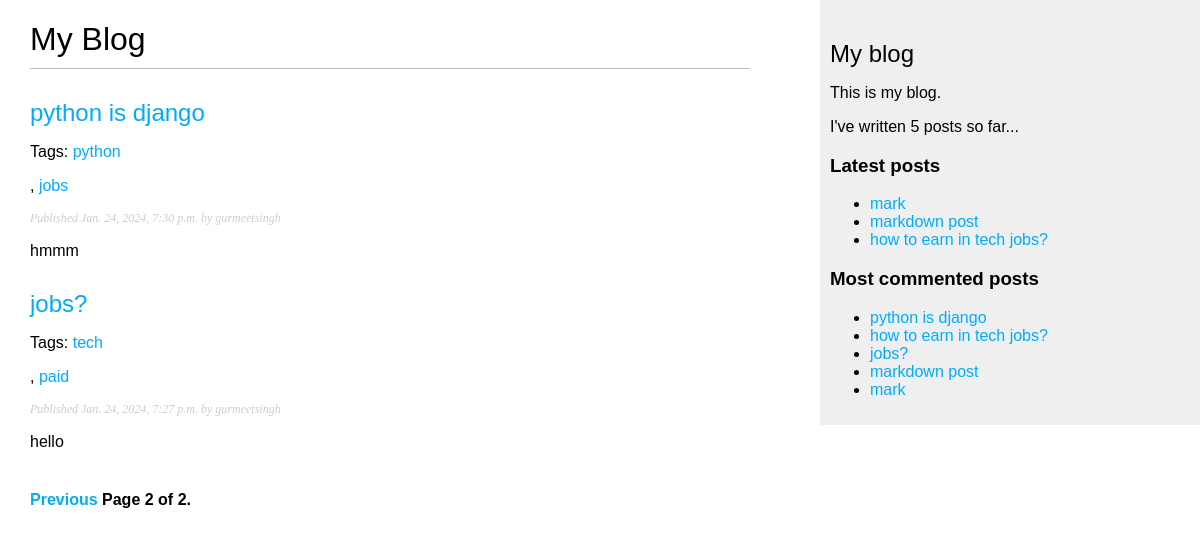
Screenshot of /blog/?page=2 with the database file from the repository.
### blog/models.py (models this page shows, shortened)
class Post(models.Model):
    class Status(models.TextChoices):
            DRAFT = 'DF', 'Draft'
            PUBLISHED = 'PB', 'Published'
    title=models.CharField(max_length=250)
    slug=models.SlugField(max_length=250,unique_for_date='publish')
    author=models.ForeignKey(User,on_delete=models.CASCADE,related_name='blog_posts')
    body=models.TextField()
    publish=models.DateTimeField(default=timezone.now)
    created=models.DateTimeField(auto_now_add=True)
    updated=models.DateTimeField(auto_now=True)
    status = models.CharField(max_length=2,
                             choices=Status.choices,
                             default=Status.DRAFT)
    objects=models.Manager()
    published=PublishedManager()
    tags=TaggableManager()
    class Meta:
        ordering=['-publish']
        indexes=[
            models.Index(fields=['-publish']),
        ]
    def get_absolute_url(self):
         return reverse('blog:post_detail',args=[self.publish.year,
                                                 self.publish.month,
                                                 self.publish.day,
                                                 self.slug])

### blog/views.py (the view)
# urls.py: path('', views.post_list, name='post_list'),
def post_list(request, tag_slug=None):
 post_list = Post.published.all()
 tag = None
 if tag_slug:
    tag = get_object_or_404(Tag, slug=tag_slug)
    post_list = post_list.filter(tags__in=[tag])
 paginator = Paginator(post_list, 3)
 page_number = request.GET.get('page', 1)
 try:
    posts = paginator.page(page_number)
 except PageNotAnInteger:
    posts = paginator.page(1)
 except EmptyPage:
    posts = paginator.page(paginator.num_pages)
 return render(request,
 'blog/post/list.html',
 {'posts': posts,
 'tag': tag})

### blog/models.py (called while the page is built)
     def get_queryset(self):
          return super().get_queryset()\
            .filter(status=Post.Status.PUBLISHED)

### blog/templatetags/blog_tags.py (called while the page is built)
@register.simple_tag
def total_posts():
 return Post.published.count()

@register.inclusion_tag('blog/post/latest_posts.html')
def show_latest_posts(count=5):
 latest_posts=Post.published.order_by("-publish")[:count]
 return {'latest_posts':latest_posts}

@register.simple_tag
def get_most_commented_posts(count=5):
    return Post.published.annotate(total_comments=Count('comments')).order_by('-total_comments')[:count]

@register.filter(name='markdown')
def markdown_format(text):
 return mark_safe(markdown.markdown(text))

### blog/templates/blog/post/list.html (shortened to what this page needs)
{% extends "blog/base.html"%}
{% load blog_tags %}
{% block content %}
<h1>My Blog</h1>
{% for post in posts %}
<h2>
    <a href="{{post.get_absolute_url}}"> {{ post.title }} </a>
</h2>
<p class="tags">
    Tags:
    {% for tag in post.tags.all %}
    <a href="{% url 'blog:post_list_by_tag' tag.slug %}">
    {{tag.name}}
        </a>
    </p>
    {% if not forloop.last %}, {% endif %}
    {% endfor %}
<p class="date">Published {{ post.publish }} by {{ post.author }}</p>
{{ post.body|markdown|truncatewords_html:30 }}
{% endfor %}
{% include "pagination.html" with page=posts %}
{% endblock %}

### blog/templates/blog/base.html (shortened to what this page needs)
{% load blog_tags %}
{% load static %}
<!DOCTYPE html>
<html>
  <head>
    <link href="{% static 'css/blog.css' %}" rel="stylesheet">
  </head>
  <body>
    <div id="content">{% block content %} {% endblock %}</div>
    <div id="sidebar">
      <h2>My blog</h2>
      <p>This is my blog.</p>
      I've written {% total_posts %} posts so far...
      <h3>Latest posts</h3>
 {% show_latest_posts 3 %}
 <h3>Most commented posts</h3>
 {% get_most_commented_posts as most_commented_posts %}
 <ul>
 {% for post in most_commented_posts %}
 <li>
 <a href="{{ post.get_absolute_url }}">{{ post.title }}</a>
 </li>
 {% endfor %}
 </ul>
    </div>
  </body>
</html>

### blog/templates/blog/post/latest_posts.html
<ul>
    {% for post in latest_posts %}
    <li>
    <a href="{{ post.get_absolute_url }}">{{ post.title }}</a>
    </li>
    {% endfor %}
   </ul>

### blog/static/css/blog.css (style rules this page uses)
body { margin:0; padding:0; font-family:helvetica, sans-serif; }
a { color:#00abff; text-decoration:none; }
h1 { font-weight:normal; border-bottom:1px solid #bbb; padding:0 0 10px 0; }
h2 { font-weight:normal; margin:30px 0 0; }
#content { float:left; width:60%; padding:0 0 0 30px; }
#sidebar { float:right; width:30%; padding:10px; background:#efefef; height:100%; }
p.date { color:#ccc; font-family: georgia, serif; font-size: 12px; font-style: italic; }

### rows the page displays
Post: title "python is django", publish "Jan. 24, 2024, 7:30 p.m.", author "gurmeetsingh", body "hmmm"
Tag: name "python"
Tag: name "jobs"
Post: title "jobs?", publish "Jan. 24, 2024, 7:27 p.m.", author "gurmeetsingh", body "hello"
Tag: name "tech"
Tag: name "paid"
Post: title "mark"
Post: title "markdown post"
Post: title "how to earn in tech jobs?"

### other values shown
{{ page.number }} "2"
{{ page.paginator.num_pages }} "2"
